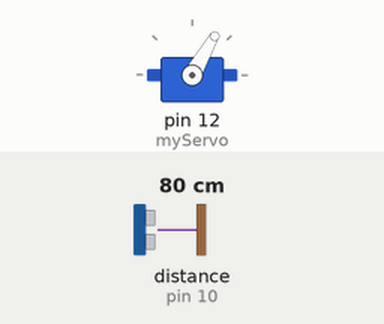
Recording of a sketch running on a simulated Arduino Uno, built with avr-gcc and run on an emulated ATmega328P. Shown: servo. Wiring (inferred from the names in the program): ultrasonic range finder: trigger pin 9; echo pin 10. The inputs (shaded band) are chosen by the test bench; at power-on: distance to the obstacle (sensor on pin 10) 80 cm. The echo pulse lasts 58.3 µs per cm; what the sketch prints to the serial monitor is not drawn.

Above: at 0.12 s.
At 11.62 s:
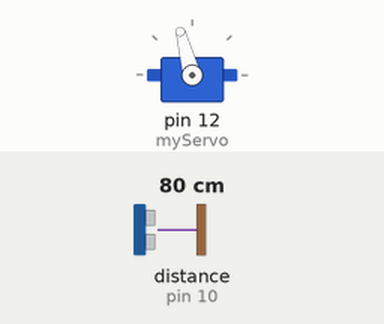
At 15.4 s:
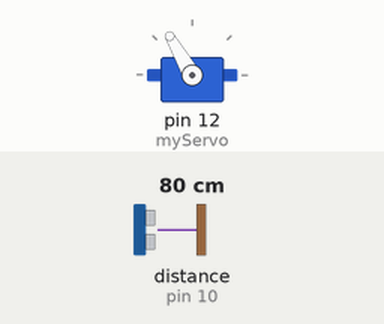
At 39.73 s:
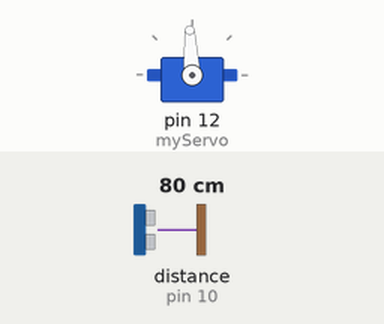
Timing chart, 0 to 40.0 s (numbered marks = the images above):
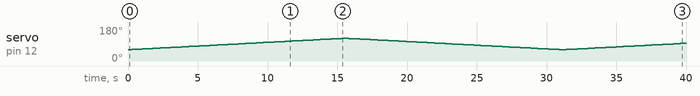

The sketch:

sketch_apr04a.ino
```cpp
// Includes the Servo library
#include <Servo.h>

// Defines Tirg and Echo pins of the Ultrasonic Sensor
const int trigPin = 9;
const int echoPin = 10;
// Variables for the duration and the distance
long duration;
int distance;

Servo myServo; // Creates a servo object for controlling the servo motor

void setup() {
  pinMode(trigPin, OUTPUT); // Sets the trigPin as an Output
  pinMode(echoPin, INPUT); // Sets the echoPin as an Input
  Serial.begin(9600);
  myServo.attach(12); // Defines on which pin is the servo motor attached
}
void loop() {
  // rotates the servo motor from 15 to 165 degrees
  for(int i=60;i<=120;i++){
  myServo.write(i);
  delay(250);
  distance = calculateDistance();// Calls a function for calculating the distance measured by the Ultrasonic sensor for each degree

  Serial.print(i); // Sends the current degree into the Serial Port
  Serial.print(","); // Sends addition character right next to the previous value needed later in the Processing IDE for indexing
  Serial.print(distance); // Sends the distance value into the Serial Port
  Serial.print("."); // Sends addition character right next to the previous value needed later in the Processing IDE for indexing
  }
  // Repeats the previous lines from 165 to 15 degrees
  for(int i=120;i>=60;i--){
  myServo.write(i);
  delay(250);
  distance = calculateDistance();
  Serial.print(i);
  Serial.print(",");
  Serial.print(distance);
  Serial.print(".");
  }
}
// Function for calculating the distance measured by the Ultrasonic sensor
int calculateDistance(){

  digitalWrite(trigPin, LOW);
  delayMicroseconds(2);
  // Sets the trigPin on HIGH state for 10 micro seconds
  digitalWrite(trigPin, HIGH);
  delayMicroseconds(10);
  digitalWrite(trigPin, LOW);
  duration = pulseIn(echoPin, HIGH); // Reads the echoPin, returns the sound wave travel time in microseconds
  distance= duration*0.034/2;
  return distance;
}
```

Measured:
- by itself, servo on pin 12 (myServo): 60° → 61° at 0.26 s, → 62° 0.26 s later, → 63° 0.26 s later, → 64° 0.26 s later, … (154 changes in this stretch)
